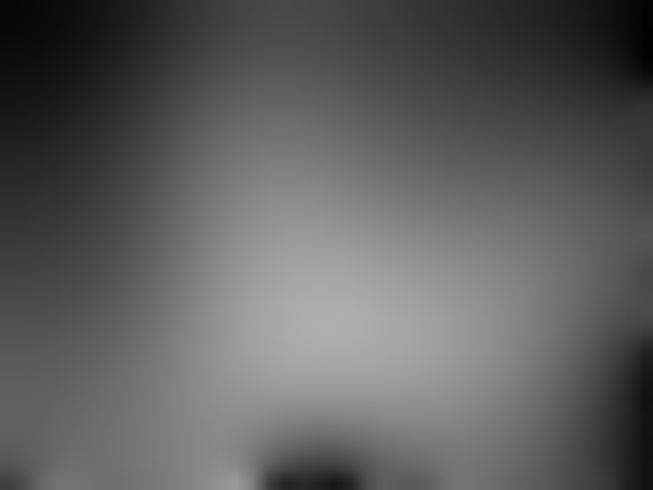
%> input picture MakeShading/output/shading_14.jpg, 653 x 490 px
$ octave main.m   (GNU Octave 9; MATLAB toolbox functions it lacks are replaced by stand-ins)
%> lines starting %> are read from the running program, lines starting %| are printed output that depends on the picture

img = imread('MakeShading/output/shading_14.jpg');
%> img is the input picture: size 490x653 uint8; min 2, max 174, mean 94.4
figure;imshow(img);
grad = abs(gradient(im2double(img)));
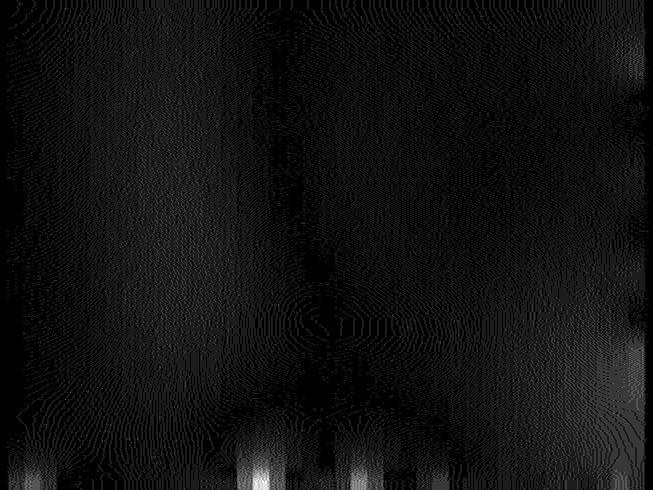
%> grad: size 490x653 double; min 0, max 0.0176, mean 0.00111; drawn with min black and max white
grad_eq = histeq(grad);
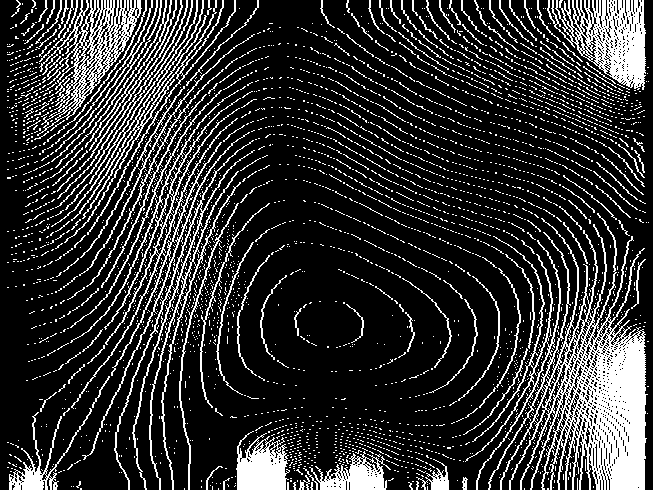
%> grad_eq: size 490x653 double; values 0.81 (black) and 1 (white), 19.3% white in thin lines or dots
% grad_eq = histeq(grad_eq);
show = uint8(round(grad_eq*255));
%> show: size 490x653 uint8; values 206 (black) and 255 (white), 19.3% white in thin lines or dots
figure;imshow(show);

$ run again, with MakeShading/output/shading_12.jpg copied over MakeShading/output/shading_14.jpg
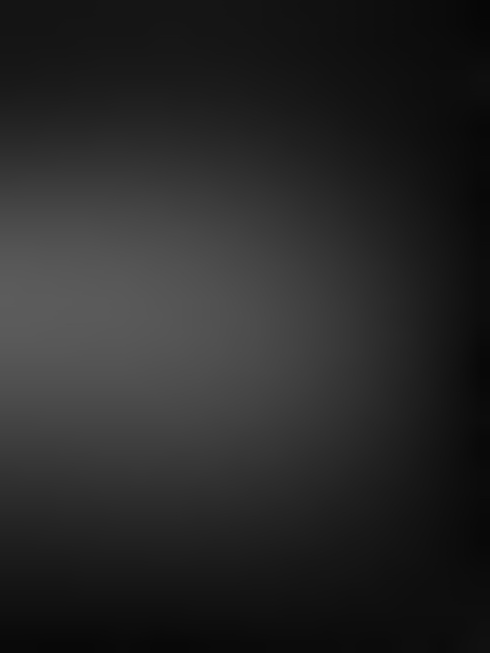
%> input picture MakeShading/output/shading_12.jpg, 490 x 653 px
%> img is the input picture: size 653x490 uint8; min 6, max 92, mean 39.4
%> `grad = abs(gradient(im2double(img)));`:
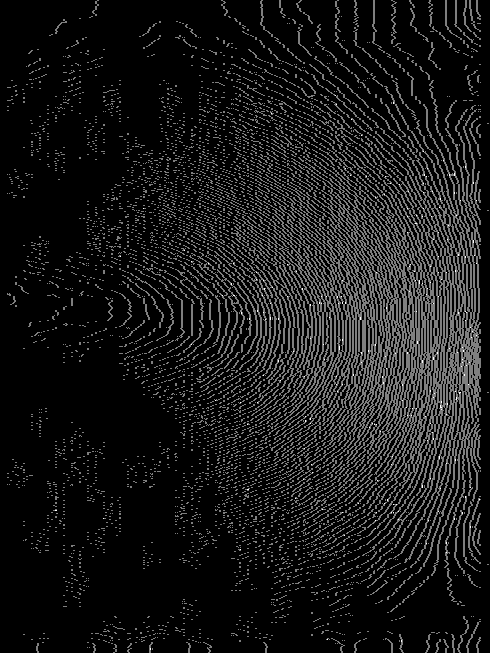
%> grad: size 653x490 double; min 0, max 0.00392, mean 0.000361; drawn with min black and max white
%> `grad_eq = histeq(grad);`:
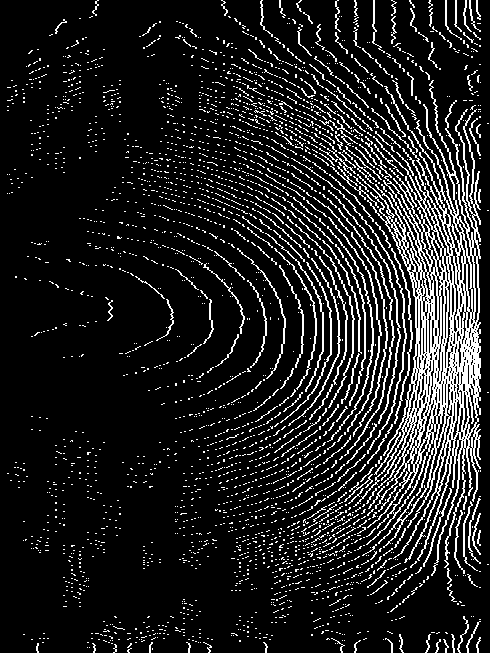
%> grad_eq: size 653x490 double; values 0.873 (black) and 1 (white), 12.6% white in thin lines or dots
%> show: size 653x490 uint8; values 223 (black) and 255 (white), 12.6% white in thin lines or dots
